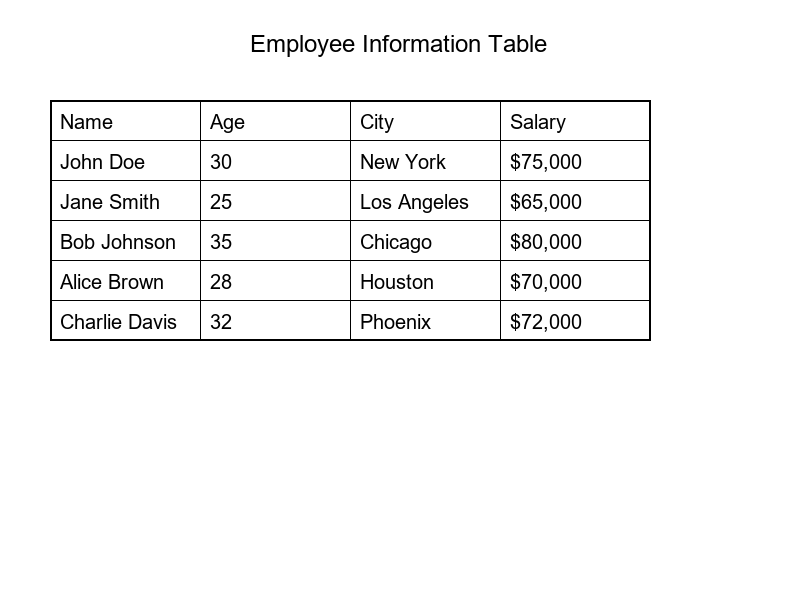
#> input picture test_table.png, 800 x 600 px
$ python -i image_preprocessor.py   (imports and definitions only)   (older library calls are emulated)
#> lines starting #> are read from the running program, lines starting #| are printed output that depends on the picture; after the words box and inside, x2 and y2 are one past the last pixel; in counts of white or black regions, pixels touching at a corner belong together
"""
Image preprocessing module for enhancing document images before OCR processing.
"""

import cv2
import numpy as np
from PIL import Image, ImageEnhance, ImageFilter, ImageStat
from typing import Tuple, Dict, Any, Optional, List
from dataclasses import dataclass
from enum import Enum
import logging

from src.core.exceptions import DocumentProcessingError


class PreprocessingMethod(Enum):
    """Available preprocessing methods."""
    NOISE_REDUCTION = "noise_reduction"
    CONTRAST_ENHANCEMENT = "contrast_enhancement"
    BRIGHTNESS_ADJUSTMENT = "brightness_adjustment"
    SHARPENING = "sharpening"
    DESKEWING = "deskewing"
    BINARIZATION = "binarization"
    MORPHOLOGICAL_OPERATIONS = "morphological_operations"


@dataclass
class ImageQualityMetrics:
    """Image quality assessment metrics."""
    brightness: float
    contrast: float
    sharpness: float
    noise_level: float
    skew_angle: float
    resolution_dpi: Optional[int] = None
    overall_score: float = 0.0
    recommendations: List[str] = None

    def __post_init__(self):
        if self.recommendations is None:
            self.recommendations = []


@dataclass
class PreprocessingConfig:
    """Configuration for image preprocessing."""
    target_dpi: int = 300
    enable_noise_reduction: bool = True
    enable_contrast_enhancement: bool = True
    enable_brightness_adjustment: bool = True
    enable_sharpening: bool = True
    enable_deskewing: bool = True
    enable_binarization: bool = False  # Only for very poor quality images
    contrast_factor: float = 1.2
    brightness_factor: float = 1.0
    sharpness_factor: float = 1.1
    noise_reduction_strength: int = 3
    binarization_threshold: int = 128
    max_skew_angle: float = 45.0


class ImagePreprocessor:
    """
    Handles image preprocessing for optimal OCR performance.
    """

    def __init__(self, config: Optional[PreprocessingConfig] = None):
        """
        Initialize image preprocessor.

        Args:
            config: Preprocessing configuration
        """
        self.config = config or PreprocessingConfig()
        self.logger = logging.getLogger(__name__)

    def preprocess_image(self, image: np.ndarray, quality_metrics: Optional[ImageQualityMetrics] = None) -> np.ndarray:
        """
        Apply comprehensive image preprocessing for better OCR accuracy.

        Args:
            image: Input image as numpy array
            quality_metrics: Pre-computed quality metrics (optional)

        Returns:
            Preprocessed image as numpy array

        Raises:
            DocumentProcessingError: If preprocessing fails
        """
        try:
            if quality_metrics is None:
                quality_metrics = self.assess_image_quality(image)

            processed_image = image.copy()

            # Apply preprocessing steps based on quality assessment
            if self.config.enable_noise_reduction and quality_metrics.noise_level > 0.3:
                processed_image = self._reduce_noise(processed_image)

            if self.config.enable_deskewing and abs(quality_metrics.skew_angle) > 1.0:
                processed_image = self._deskew_image(processed_image, quality_metrics.skew_angle)

            if self.config.enable_contrast_enhancement and quality_metrics.contrast < 0.5:
                processed_image = self._enhance_contrast(processed_image)

            if self.config.enable_brightness_adjustment and (quality_metrics.brightness < 0.3 or quality_metrics.brightness > 0.8):
                processed_image = self._adjust_brightness(processed_image, quality_metrics.brightness)

            if self.config.enable_sharpening and quality_metrics.sharpness < 0.5:
                processed_image = self._sharpen_image(processed_image)

            if self.config.enable_binarization and quality_metrics.overall_score < 0.3:
                processed_image = self._binarize_image(processed_image)

            # Apply morphological operations for cleanup
            processed_image = self._apply_morphological_operations(processed_image)

            return processed_image

        except Exception as e:
            raise DocumentProcessingError(f"Image preprocessing failed: {str(e)}")

    def assess_image_quality(self, image: np.ndarray) -> ImageQualityMetrics:
        """
        Assess image quality and provide recommendations for preprocessing.

        Args:
            image: Input image as numpy array

        Returns:
            ImageQualityMetrics object with quality assessment
        """
        try:
            # Convert to PIL Image for some operations
            if len(image.shape) == 3:
                pil_image = Image.fromarray(cv2.cvtColor(image, cv2.COLOR_BGR2RGB))
            else:
                pil_image = Image.fromarray(image)

            # Calculate quality metrics
            brightness = self._calculate_brightness(image)
            contrast = self._calculate_contrast(image)
            sharpness = self._calculate_sharpness(image)
            noise_level = self._calculate_noise_level(image)
            skew_angle = self._detect_skew_angle(image)

            # Calculate overall quality score
            overall_score = self._calculate_overall_score(brightness, contrast, sharpness, noise_level, abs(skew_angle))

            # Generate recommendations
            recommendations = self._generate_recommendations(brightness, contrast, sharpness, noise_level, skew_angle)

            return ImageQualityMetrics(
                brightness=brightness,
                contrast=contrast,
                sharpness=sharpness,
                noise_level=noise_level,
                skew_angle=skew_angle,
                overall_score=overall_score,
                recommendations=recommendations
            )

        except Exception as e:
            self.logger.warning(f"Quality assessment failed: {str(e)}")
            return ImageQualityMetrics(
                brightness=0.5,
                contrast=0.5,
                sharpness=0.5,
                noise_level=0.5,
                skew_angle=0.0,
                overall_score=0.5,
                recommendations=["Quality assessment failed - applying default preprocessing"]
            )

    # [29 lines left out: functions convert_format, _reduce_noise, not called in this run]

    def _enhance_contrast(self, image: np.ndarray) -> np.ndarray:
        """Enhance image contrast using CLAHE."""
        if len(image.shape) == 3:
            # Convert to LAB color space
            lab = cv2.cvtColor(image, cv2.COLOR_BGR2LAB)
            l, a, b = cv2.split(lab)

            # Apply CLAHE to L channel
            clahe = cv2.createCLAHE(clipLimit=2.0, tileGridSize=(8, 8))
            l = clahe.apply(l)

            # Merge channels and convert back
            lab = cv2.merge([l, a, b])
            return cv2.cvtColor(lab, cv2.COLOR_LAB2BGR)
        else:
            clahe = cv2.createCLAHE(clipLimit=2.0, tileGridSize=(8, 8))
            return clahe.apply(image)

    def _adjust_brightness(self, image: np.ndarray, current_brightness: float) -> np.ndarray:
        """Adjust image brightness to optimal level."""
        target_brightness = 0.6  # Target brightness level
        adjustment_factor = target_brightness / max(current_brightness, 0.1)

        # Limit adjustment to prevent over-correction
        adjustment_factor = max(0.5, min(2.0, adjustment_factor))

        return cv2.convertScaleAbs(image, alpha=adjustment_factor, beta=0)

    # [40 lines left out: functions _sharpen_image, _deskew_image, _binarize_image, not called in this run]

    def _apply_morphological_operations(self, image: np.ndarray) -> np.ndarray:
        """Apply morphological operations for cleanup."""
        if len(image.shape) == 3:
            return image  # Skip for color images

        # Remove small noise
        kernel = cv2.getStructuringElement(cv2.MORPH_RECT, (2, 2))
        return cv2.morphologyEx(image, cv2.MORPH_CLOSE, kernel)

    def _calculate_brightness(self, image: np.ndarray) -> float:
        """Calculate average brightness of image."""
        if len(image.shape) == 3:
            gray = cv2.cvtColor(image, cv2.COLOR_BGR2GRAY)
        else:
            gray = image
        return np.mean(gray) / 255.0

    def _calculate_contrast(self, image: np.ndarray) -> float:
        """Calculate contrast using standard deviation."""
        if len(image.shape) == 3:
            gray = cv2.cvtColor(image, cv2.COLOR_BGR2GRAY)
        else:
            gray = image
        return np.std(gray) / 255.0

    def _calculate_sharpness(self, image: np.ndarray) -> float:
        """Calculate sharpness using Laplacian variance."""
        if len(image.shape) == 3:
            gray = cv2.cvtColor(image, cv2.COLOR_BGR2GRAY)
        else:
            gray = image
        laplacian_var = cv2.Laplacian(gray, cv2.CV_64F).var()
        return min(laplacian_var / 1000.0, 1.0)  # Normalize to 0-1 range

    def _calculate_noise_level(self, image: np.ndarray) -> float:
        """Estimate noise level using high-frequency content."""
        if len(image.shape) == 3:
            gray = cv2.cvtColor(image, cv2.COLOR_BGR2GRAY)
        else:
            gray = image

        # Apply Gaussian blur and calculate difference
        blurred = cv2.GaussianBlur(gray, (5, 5), 0)
        noise = cv2.absdiff(gray, blurred)
        return np.mean(noise) / 255.0

    def _detect_skew_angle(self, image: np.ndarray) -> float:
        """Detect skew angle using Hough line transform."""
        try:
            if len(image.shape) == 3:
                gray = cv2.cvtColor(image, cv2.COLOR_BGR2GRAY)
            else:
                gray = image

            # Edge detection
            edges = cv2.Canny(gray, 50, 150, apertureSize=3)

            # Hough line detection
            lines = cv2.HoughLines(edges, 1, np.pi/180, threshold=100)

            if lines is not None:
                angles = []
                for rho, theta in lines[:, 0]:
                    angle = np.degrees(theta) - 90
                    if abs(angle) < self.config.max_skew_angle:
                        angles.append(angle)

                if angles:
                    return np.median(angles)

            return 0.0
        except Exception:
            return 0.0

    def _calculate_overall_score(self, brightness: float, contrast: float,
                               sharpness: float, noise_level: float, skew_angle: float) -> float:
        """Calculate overall image quality score."""
        # Ideal ranges
        brightness_score = 1.0 - abs(brightness - 0.6) / 0.6
        contrast_score = min(contrast * 2, 1.0)
        sharpness_score = min(sharpness * 2, 1.0)
        noise_score = 1.0 - noise_level
        skew_score = 1.0 - min(abs(skew_angle) / 10.0, 1.0)

        # Weighted average
        weights = [0.2, 0.25, 0.25, 0.2, 0.1]
        scores = [brightness_score, contrast_score, sharpness_score, noise_score, skew_score]

        return sum(w * s for w, s in zip(weights, scores))

    def _generate_recommendations(self, brightness: float, contrast: float,
                                sharpness: float, noise_level: float, skew_angle: float) -> List[str]:
        """Generate preprocessing recommendations based on quality metrics."""
        recommendations = []

        if brightness < 0.3:
            recommendations.append("Image is too dark - brightness adjustment recommended")
        elif brightness > 0.8:
            recommendations.append("Image is too bright - brightness adjustment recommended")

        if contrast < 0.3:
            recommendations.append("Low contrast detected - contrast enhancement recommended")

        if sharpness < 0.3:
            recommendations.append("Image appears blurry - sharpening recommended")

        if noise_level > 0.4:
            recommendations.append("High noise level detected - noise reduction recommended")

        if abs(skew_angle) > 2.0:
            recommendations.append(f"Image is skewed by {skew_angle:.1f}° - deskewing recommended")

        if not recommendations:
            recommendations.append("Image quality is good - minimal preprocessing needed")

        return recommendations

>>> import cv2
>>> picture = cv2.imread('../../test_table.png')
#> picture is the input picture: shape (600, 800, 3); min 0, max 255, mean 246.5
>>> result = ImagePreprocessor().preprocess_image(picture)
#> in assess_image_quality, `brightness = self._calculate_brightness(image)`: brightness = 0.967
#> in assess_image_quality, `contrast = self._calculate_contrast(image)`: contrast = 0.17
#> in _calculate_sharpness, `laplacian_var = cv2.Laplacian(gray, cv2.CV_64F).var()`: laplacian_var = 6344.9
#> in assess_image_quality, `sharpness = self._calculate_sharpness(image)`: sharpness = 1
#> in _calculate_noise_level, `blurred = cv2.GaussianBlur(gray, (5, 5), 0)`:
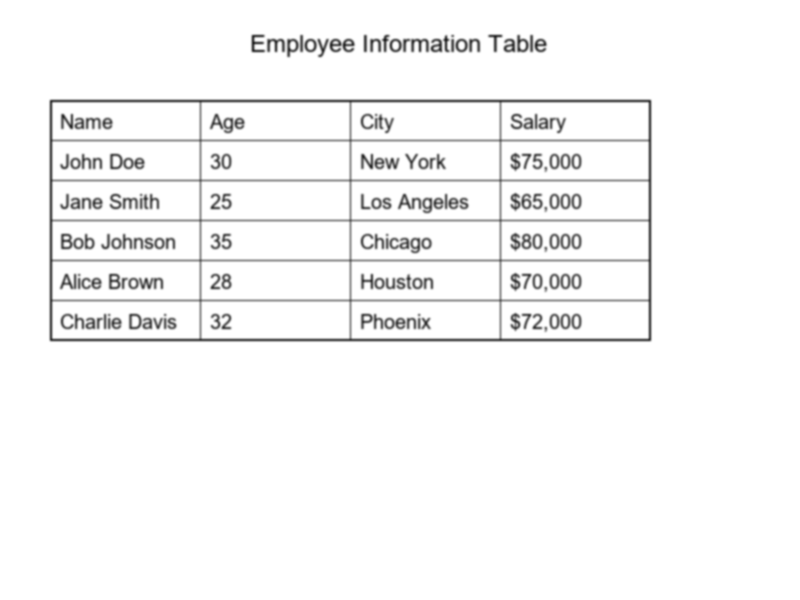
#> blurred: shape (600, 800); min 38, max 255, mean 246.5
#> in _calculate_noise_level, `noise = cv2.absdiff(gray, blurred)`:
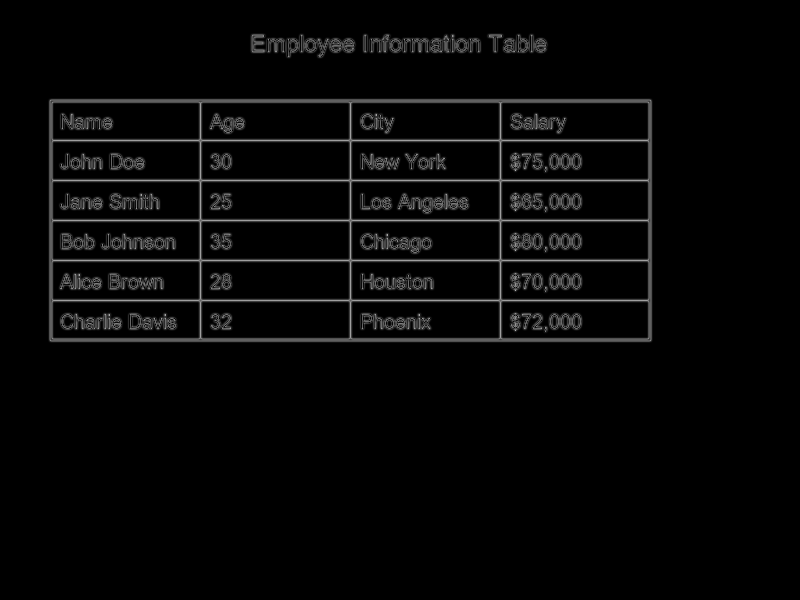
#> noise: shape (600, 800); min 0, max 179, mean 6.9
#> in assess_image_quality, `noise_level = self._calculate_noise_level(image)`: noise_level = 0.027
#> in _detect_skew_angle, `edges = cv2.Canny(gray, 50, 150, apertureSize=3)`:
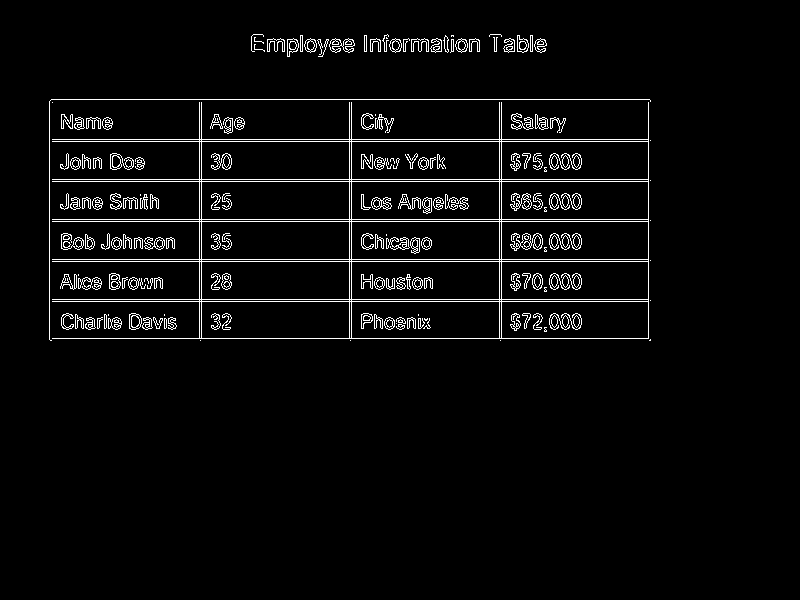
#> edges: shape (600, 800); 3.9% white in thin lines or dots, all inside (x1, y1, x2, y2) = (49, 34, 651, 341)
#> in _detect_skew_angle, `lines = cv2.HoughLines(edges, 1, np.pi/180, threshold=100)`: lines = 192 rows, first 8: [99, 1.57], [139, 1.57], [141, 1.57], [179, 1.57], [181, 1.57], [219, 1.57], [221, 1.57], [259, 1.57]
#> the loop in _detect_skew_angle, `for rho, theta in lines[:, 0]:` made 192 passes
#> (rho, theta, angle) on passes 1 to 3: (99, 1.57, 0), (139, 1.57, 0), (141, 1.57, 0)
#> after the loop in _detect_skew_angle, `for rho, theta in lines[:, 0]:`: angles = 178 values, max 16 at index 124, min -20 at index 125, mean -0.646
#> in assess_image_quality, `skew_angle = self._detect_skew_angle(image)`: skew_angle = 0
#> in _calculate_overall_score, `brightness_score = 1.0 - abs(brightness - 0.6) / 0.6`: brightness_score = 0.389
#> in _calculate_overall_score, `contrast_score = min(contrast * 2, 1.0)`: contrast_score = 0.34
#> in _calculate_overall_score, `sharpness_score = min(sharpness * 2, 1.0)`: sharpness_score = 1
#> in _calculate_overall_score, `noise_score = 1.0 - noise_level`: noise_score = 0.973
#> in _calculate_overall_score, `skew_score = 1.0 - min(abs(skew_angle) / 10.0, 1.0)`: skew_score = 1
#> in _calculate_overall_score, `scores = [brightness_score, contrast_score, sharpness_score, noise_sco..`: scores = [0.389, 0.34, 1, 0.973, 1]
#> in assess_image_quality, `overall_score = self._calculate_overall_score(brightness, contrast, sh..`: overall_score = 0.707
#> in assess_image_quality, `recommendations = self._generate_recommendations(brightness, contrast,..`: recommendations = 2 items
#> in _enhance_contrast, `lab = cv2.cvtColor(image, cv2.COLOR_BGR2LAB)`: lab: shape (600, 800, 3); mean of channels 0, 1, 2 246.6, 128, 128
#> in _enhance_contrast, `l, a, b = cv2.split(lab)`: a: shape (600, 800); every value is 128
#> in _enhance_contrast, `lab = cv2.merge([l, a, b])`: lab: shape (600, 800, 3); mean of channels 0, 1, 2 246.7, 128, 128
#> in _adjust_brightness, `return cv2.convertScaleAbs(image, alpha=adjustment_factor, beta=0)`:
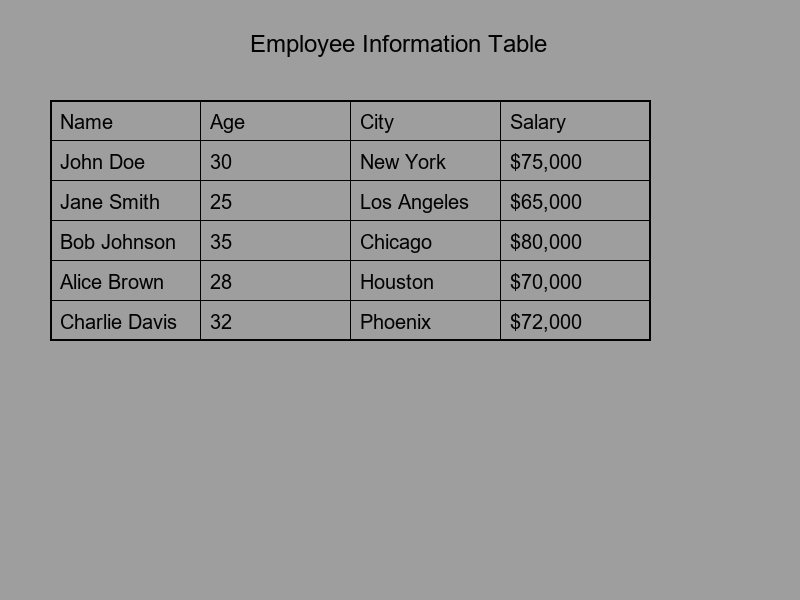
#> returned value: shape (600, 800, 3); mean of channels 0, 1, 2 152.8, 152.8, 152.8; drawn as B, G, R

$ run again, on simple_table.png
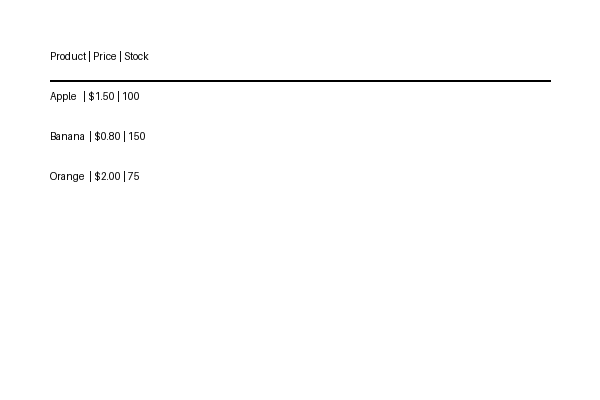
#> input picture simple_table.png, 600 x 400 px
#> picture is the input picture: shape (400, 600, 3); min 0, max 255, mean 253
#> brightness = 0.992
#> contrast = 0.0824
#> laplacian_var = 1777.9
#> sharpness = 1
#> noise_level = 0.00666
#> in _detect_skew_angle, `edges = cv2.Canny(gray, 50, 150, apertureSize=3)`:
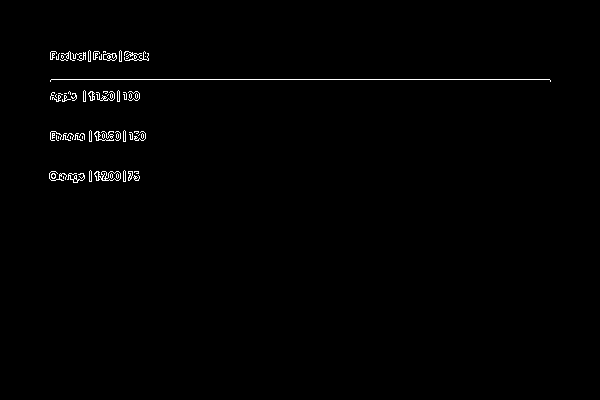
#> edges: shape (400, 600); 0.81% white in thin lines or dots, all inside (x1, y1, x2, y2) = (49, 50, 551, 183)
#> lines = [[79, 1.57]]
#> the loop in _detect_skew_angle, `for rho, theta in lines[:, 0]:` made 1 pass
#> (rho, theta, angle) on pass 1: (79, 1.57, 0)
#> after the loop in _detect_skew_angle, `for rho, theta in lines[:, 0]:`: angles = [0]
#> skew_angle = 0
#> brightness_score = 0.346
#> contrast_score = 0.165
#> sharpness_score = 1
#> noise_score = 0.993
#> skew_score = 1
#> scores = [0.346, 0.165, 1, 0.993, 1]
#> overall_score = 0.659
#> recommendations = 2 items
#> a: shape (400, 600); every value is 128
#> in _adjust_brightness, `return cv2.convertScaleAbs(image, alpha=adjustment_factor, beta=0)`:
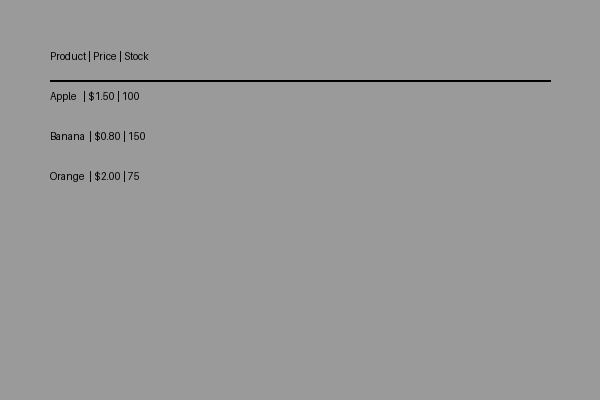
#> returned value: shape (400, 600, 3); mean of channels 0, 1, 2 152.8, 152.8, 152.8; drawn as B, G, R
